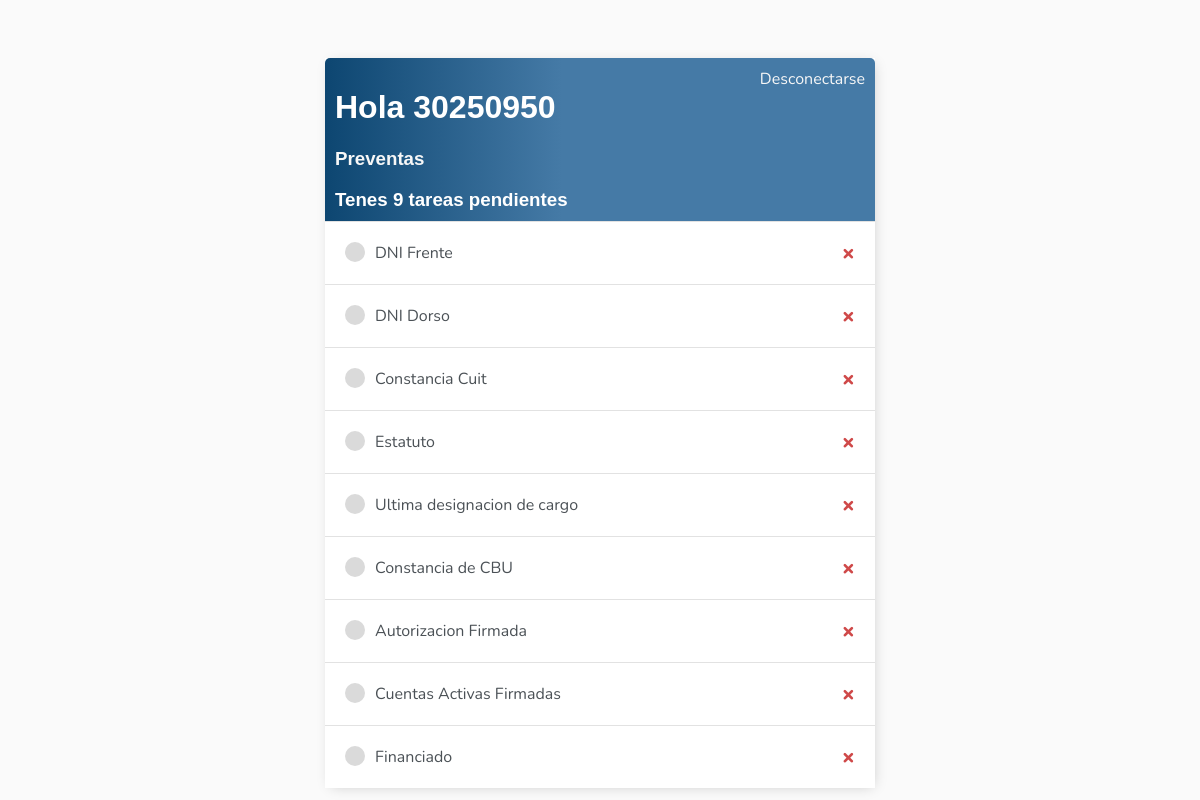
The app's page / (signed in), older data.
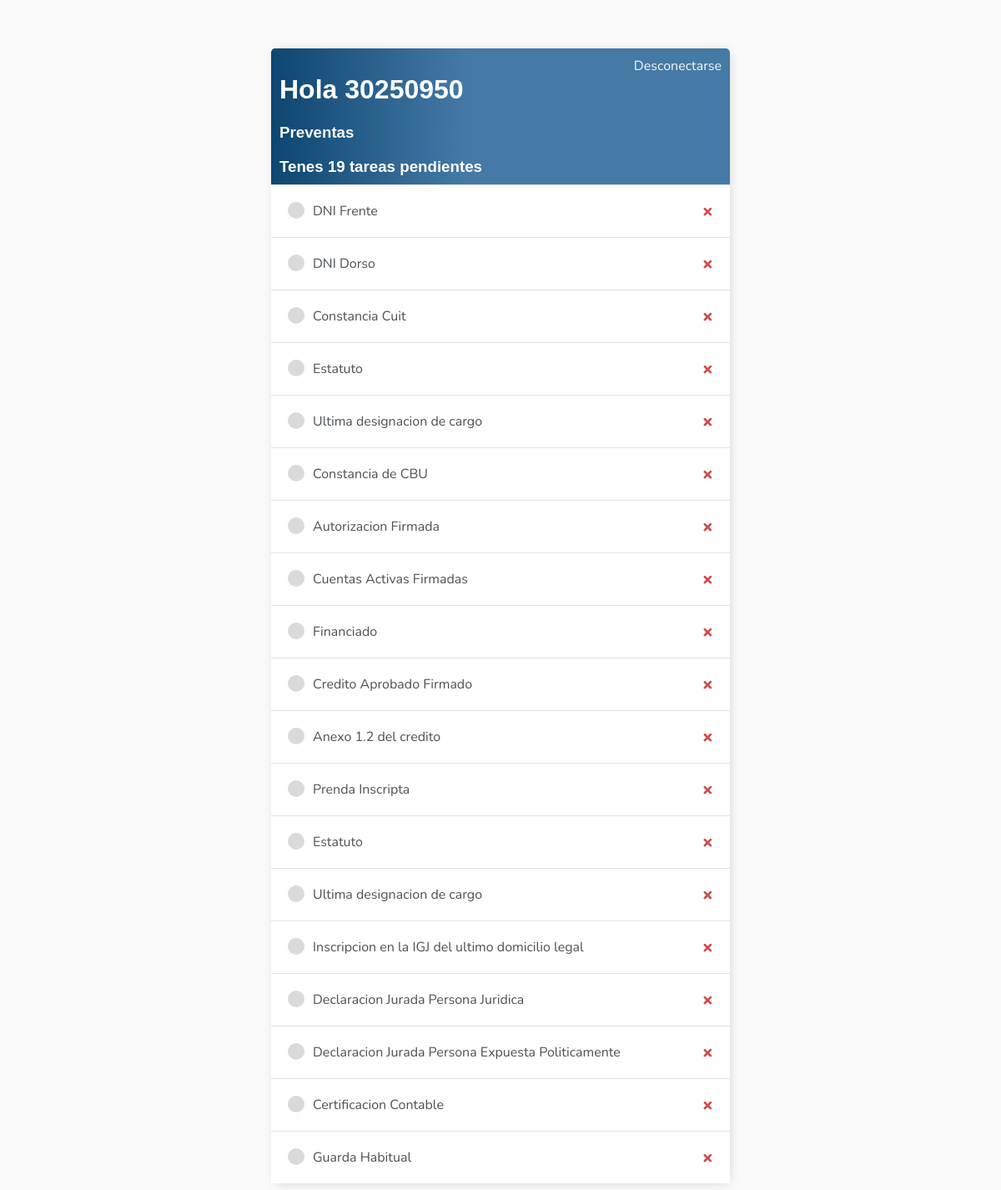
The same page, newer data.
### tareas/models.py (models this page shows)
class Tareas(models.Model):
    user = models.ForeignKey(User, on_delete=models.SET_NULL,null=True,blank=True,verbose_name="Usuario")
    titulo = models.CharField(max_length=200,verbose_name="Tarea")
    descripcion = models.TextField(null=True,blank=True,verbose_name="Descripcion de la tarea")
    descarga = models.URLField(null=True,blank=True)
    adjunto = models.FileField(blank=True,null=True,verbose_name="Adjuntar archivo")
    completo = models.BooleanField(default=False,verbose_name="Tarea Realizada")
    creado = models.DateField(auto_now_add=True,verbose_name="Fecha de creacion")
    pv = models.ForeignKey(Preventa, on_delete=models.SET_NULL, null=True,blank=True,verbose_name="Preventa")
    def __str__(self) -> str:
        return self.titulo
    class Meta:
        ordering = ['completo']

### tareas/views.py (the view)
# urls.py: path('',ListaTareas.as_view(),name='tareas'),
class ListaTareas(LoginRequiredMixin, ListView):
    model = Tareas
    context_object_name = 'tareas'
    def get_context_data(self, **kwargs: Any) -> Dict[str, Any]:
        context = super().get_context_data(**kwargs)
        context['tareas'] = context['tareas'].filter(user=self.request.user)
        context['cantidad'] = context['tareas'].filter(completo=False).count()
        return context

### tareas/templates/tareas/tareas_list.html
{% extends 'tareas/base.html' %}
{% block content %}
<div class="header-bar">
    <div>
        <div >
            <h1>Hola {{request.user|title}}</h1>
            <a href="{% url 'preventas' %}"><h3 style="margin-right: 20px; display: flex;">Preventas</h3></a>
            <h3 style="margin:0"> Tenes {{cantidad}} tarea{{cantidad|pluralize:"s" }} pendientes</h3>
        </div>
    </div>
    {% if request.user.is_authenticated %}
    <a href="{% url 'logout' %}">Desconectarse</a>
    {% else %}
    <a href="{% url 'login' %}">Conectarse</a>
    {% endif %}
</div>
<div class="task-items-wraper">
    {% for tarea in tareas %}
        <div class="task-wraper">
            {% if tarea.completo %}
                <div class="task-title" >
                    <div class="task-complete-icon"></div>
                    <i><s><a href="{% url 'actualizar-tarea' tarea.id %}">{{tarea}}</a></s></i>
                </div>
                <a class="delete-link" href="{% url 'eliminar-tarea' tarea.id %}">&#215;</a>
            {% else %}
                <div class="task-title">
                    <div class="task-incomplete-icon"></div>
                    <a href="{% url 'actualizar-tarea' tarea.id %}">{{tarea}}</a>
                </div>
                <a class="delete-link" href="{% url 'eliminar-tarea' tarea.id %}">&#215;</a>
                {% endif %}
        </div>
        {% empty %}
        <h3>Sin tareas pendientes</h3>
        {% endfor %}
</div>
{% endblock content%}

### tareas/templates/tareas/base.html (shortened to what this page needs)
<!DOCTYPE html>
<html lang="en">
<head>
</head>
<body>
    <div class="container">
        {% block content %}
        {% endblock %}
    </div>
</body>
</html>

### tareas/templates/tareas/base.html (style rules this page uses)
body { background-color: #FAFAFA; font-family: 'Nunito', sans-serif; padding-top: 50px; }
h1, h2, h3, h4, h5, h6 { font-family: 'Raleway', sans-serif; }
a, p { color: #4b5156; }
.container { max-width: 550px; margin: auto; background-color: #fff; -webkit-box-shadow: 2px 2px 13px -4px rgba(0, 0, 0, 0.21); box-shadow: 2px 2px 13px -4px rgba(0, 0, 0, 0.21); }
.header-bar { display: flex; justify-content: space-between; color: #fff; padding: 10px; border-radius: 5px 5px 0 0; background: linear-gradient(90deg, #0d4671 0%, #457aa6 43%, #457aa6 100%); }
.header-bar a { color: #f7f7f7; text-decoration: none; }
.task-wraper { display: flex; align-items: center; justify-content: space-between; padding: 20px; background-color: #fff; border-top: 1px solid #e2e2e2; }
.task-title { display: flex; }
.task-title a { text-decoration: none; color: #4b5156; margin-left: 10px; }
.task-incomplete-icon { height: 20px; width: 20px; background-color: #dadada; border-radius: 50%; }
.delete-link { text-decoration: none; font-weight: 900; color: #cf4949; font-size: 22px; line-height: 0; }

Row changes from the older to the newer data that the page shows:
added Tareas: titulo "Credito Aprobado Firmado"
added Tareas: titulo "Anexo 1.2 del credito"
added Tareas: titulo "Prenda Inscripta"
added Tareas: titulo "Estatuto"
added Tareas: titulo "Ultima designacion de cargo"
added Tareas: titulo "Inscripcion en la IGJ del ultimo domicilio legal"
added Tareas: titulo "Declaracion Jurada Persona Juridica"
added Tareas: titulo "Declaracion Jurada Persona Expuesta Politicamente"
added Tareas: titulo "Certificacion Contable"
added Tareas: titulo "Guarda Habitual"
Text that changed along with them:
{{ cantidad }}: "9" → "19"
